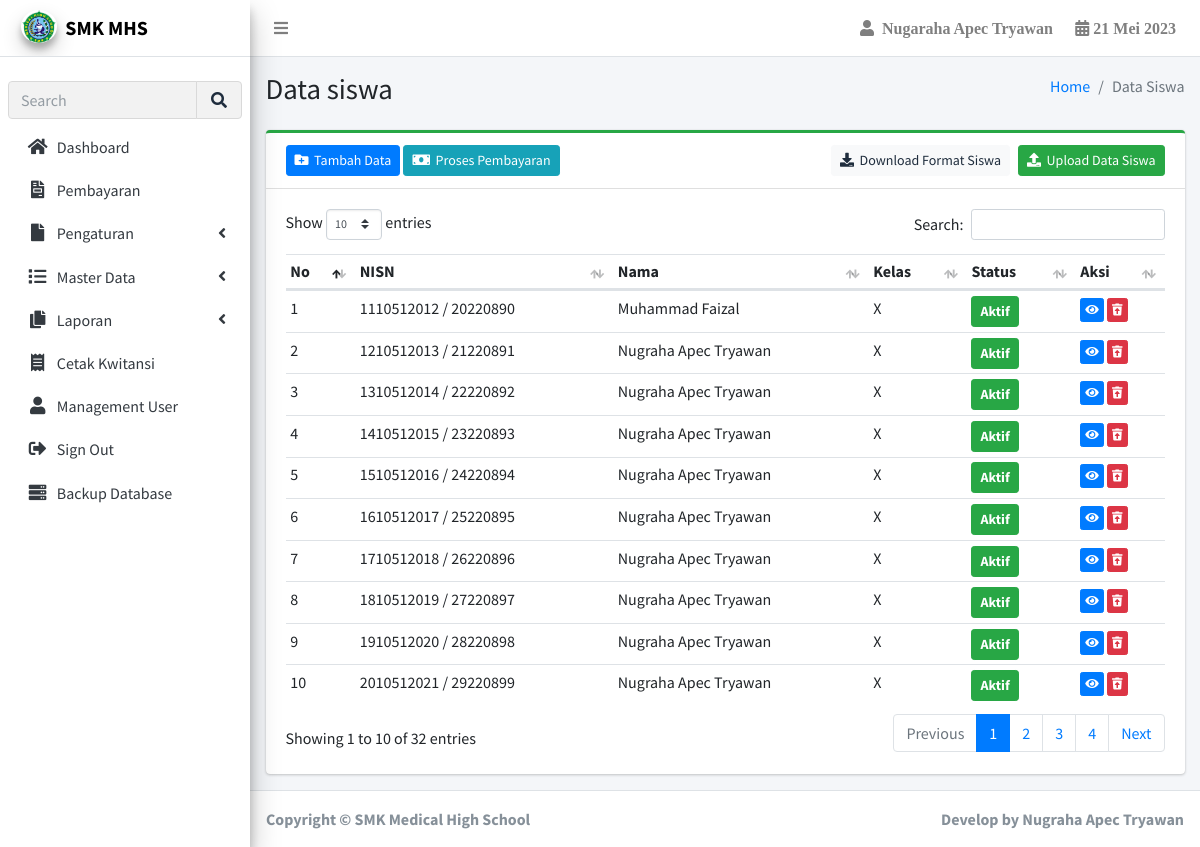
/admin/master_siswa.php (signed in), run on the app's committed database.
### tables this page shows
CREATE TABLE `siswa` (
  `nisn` int(15) NOT NULL,
  `nis` int(15) NOT NULL,
  `nama_siswa` char(50) NOT NULL,
  `tempat` char(30) NOT NULL,
  `tanggal_lahir` date DEFAULT NULL,
  `ibu` char(50) NOT NULL,
  `ayah` char(50) NOT NULL,
  `jk` char(10) NOT NULL,
  `kelas` int(3) NOT NULL,
  `nohp` varchar(13) NOT NULL,
  `alamat` text NOT NULL,
  `status` int(1) NOT NULL,
  `id_tahun` int(10) NOT NULL,
  PRIMARY KEY (`nisn`)
);

CREATE TABLE `kelas` (
  `id_kelas` int(9) NOT NULL AUTO_INCREMENT,
  `nama_kelas` varchar(9) NOT NULL,
  PRIMARY KEY (`id_kelas`)
);

### admin/master_siswa.php (the view, shortened to what this page needs)
<?php
require '../conn/config.php';
include '../dist/header.php';
include '../dist/nav.php';
include '../dist/sidebar.php';
?>
<div class="content-wrapper">
  <section class="content-header">
    <div class="container-fluid">
      <div class="row mb-2">
        <div class="col-sm-6">
          <h1>Data siswa</h1>
        </div>
        <div class="col-sm-6">
          <ol class="breadcrumb float-sm-right">
            <li class="breadcrumb-item"><a href="#">Home</a></li>
            <li class="breadcrumb-item active">Data Siswa</li>
          </ol>
        </div>
      </div>
    </div>
  </section>
  <section class="content">
    <div class="container-fluid">
      <div class="row">
        <div class="col-12">
          <div class="card card-success card-outline">
            <div class="card-header">
              <div class="btn btn-primary btn-sm" href="#" data-toggle="modal" data-target="#modal-default1">
                <i class="fa fa-folder-plus"></i>&nbsp; Tambah Data
              </div>
              <a href="pembayaran" class="btn btn-info btn-sm">
                <i class=" fa fa-money-bill"></i>&nbsp; Proses Pembayaran
              </a>
              <div class="btn btn-success btn-sm float-right ml-2" href="#" data-toggle="modal" data-target="#modal-upload">
                <i class="fas fa-upload"></i>&nbsp; Upload Data Siswa
              </div>
              <a href="../dist/format_siswa.xlsx" class="btn btn-light btn-sm float-right">
                <i class=" fas fa fa-download"></i>&nbsp; Download Format Siswa
              </a>
            </div>
            <div class="card-body">
              <table id="example2" class="table table-sm text-nowrap">
                <thead>
                  <tr>
                    <th>No</th>
                    <th>NISN</th>
                    <th>Nama</th>
                    <th>Kelas</th>
                    <th>Status</th>
                    <th>Aksi</th>
                  </tr>
                </thead>
                <tbody>
                  <?php
                  $no = 1;
                  $s = mysqli_query($koneksi, "SELECT * from siswa INNER JOIN kelas ON siswa.kelas = kelas.id_kelas WHERE siswa.status = '1' order by kelas ASC");
                  while ($data = mysqli_fetch_array($s)) {
                  ?>
                    <tr>
                      <td> <?= $no++; ?> </td>
                      <td> <?= $data['nisn'] ?> / <?= $data['nis'] ?></td>
                      <td> <?= $data['nama_siswa'] ?> </td>
                      <td> <?= $data['nama_kelas'] ?> </td>
                      <td> <?php
                            if ($data['status'] == 0) {
                              echo '<span class="btn btn-danger btn-sm"><b>Tidak Aktif</b></span>';
                            } elseif ($data['status'] == 1) {
                              echo '<span class="btn btn-success btn-sm"><b>Aktif</b></span>';
                            }
                            ?> </td>
                      <td>
                        <a href="detail_siswa?nisn=<?= $data['nisn'] ?>" class=" btn btn-xs btn-primary" data-toggle="tooltip" title="" data-original-title="Lihat"><i class="fa fa-eye"></i></a>
                        <button type="button" class="btn btn-danger btn-xs" name="hapus" title="Hapus" data-href="../moduls/delete_siswa?nisn=<?= $data['nisn']; ?>" data-toggle="modal" data-target="#modal-hapus">
                          <i class=" fas fa-trash-restore"></i></button>
                      </td>
                    </tr>
                  <?php } ?>
                </tbody>
              </table>
            </div>
          </div>
        </div>
      </div>
    </div>
  </section>
  <?php include '../dist/footer.php' ?>
</div>

### data on the page
siswa: nisn "1110512012", nis "20220890", nama_siswa "Muhammad Faizal", kelas.nama_kelas "X", status "Aktif"
siswa: nisn "1210512013", nis "21220891", nama_siswa "Nugraha Apec Tryawan", kelas.nama_kelas "X", status "Aktif"
siswa: nisn "1310512014", nis "22220892", nama_siswa "Nugraha Apec Tryawan", kelas.nama_kelas "X", status "Aktif"
siswa: nisn "1410512015", nis "23220893", nama_siswa "Nugraha Apec Tryawan", kelas.nama_kelas "X", status "Aktif"
siswa: nisn "1510512016", nis "24220894", nama_siswa "Nugraha Apec Tryawan", kelas.nama_kelas "X", status "Aktif"
siswa: nisn "1610512017", nis "25220895", nama_siswa "Nugraha Apec Tryawan", kelas.nama_kelas "X", status "Aktif"
siswa: nisn "1710512018", nis "26220896", nama_siswa "Nugraha Apec Tryawan", kelas.nama_kelas "X", status "Aktif"
siswa: nisn "1810512019", nis "27220897", nama_siswa "Nugraha Apec Tryawan", kelas.nama_kelas "X", status "Aktif"
siswa: nisn "1910512020", nis "28220898", nama_siswa "Nugraha Apec Tryawan", kelas.nama_kelas "X", status "Aktif"
siswa: nisn "2010512021", nis "29220899", nama_siswa "Nugraha Apec Tryawan", kelas.nama_kelas "X", status "Aktif"

### other printed values
$_SESSION['nama'] "Nugaraha Apec Tryawan"
